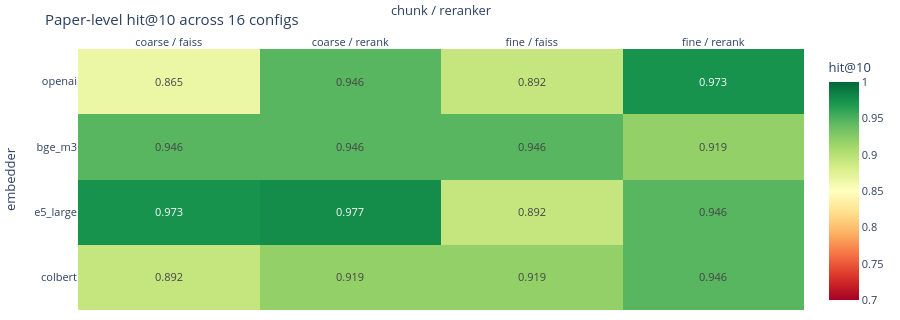

Write notebook code for a chart like this one.
### Code cell
import plotly.express as px

heatmap_fig = px.imshow(
    heatmap_grid,
    x=heatmap_cols,
    y=embedder_rows,
    color_continuous_scale="RdYlGn",
    range_color=(0.7, 1.0),
    aspect="auto",
    text_auto=".3f",
    labels=dict(x="chunk / reranker", y="embedder", color="hit@10"),
    title="Paper-level hit@10 across 16 configs",
)
heatmap_fig.update_layout(
    height=320,
    margin=dict(l=10, r=10, t=40, b=10),
    font=dict(size=11),
)
heatmap_fig.update_xaxes(side="top")
heatmap_fig

### Figure 1 — Plotly figure (JSON) as saved in the notebook; plotly's stock layout.template omitted (floating-point values rounded to 4 significant figures)
{"data": [{"coloraxis": "coloraxis", "hovertemplate": "chunk / reranker: %{x}<br>embedder: %{y}<br>hit@10: %{z}<extra></extra>", "name": "0", "texttemplate": "%{z:.3f}", "type": "heatmap", "x": ["coarse / faiss", "coarse / rerank", "fine / faiss", "fine / rerank"], "xaxis": "x", "y": ["openai", "bge_m3", "e5_large", "colbert"], "yaxis": "y", "z": [[0.8649, 0.9459, 0.8919, 0.973], [0.9459, 0.9459, 0.9459, 0.9189], [0.973, 0.9773, 0.8919, 0.9459], [0.8919, 0.9189, 0.9189, 0.9459]]}], "layout": {"coloraxis": {"cmax": 1, "cmin": 0.7, "colorbar": {"title": {"text": "hit@10"}}, "colorscale": [[0, "rgb(165,0,38)"], [0.1, "rgb(215,48,39)"], [0.2, "rgb(244,109,67)"], [0.3, "rgb(253,174,97)"], [0.4, "rgb(254,224,139)"], [0.5, "rgb(255,255,191)"], [0.6, "rgb(217,239,139)"], [0.7, "rgb(166,217,106)"], [0.8, "rgb(102,189,99)"], [0.9, "rgb(26,152,80)"], [1, "rgb(0,104,55)"]]}, "font": {"size": 11}, "height": 320, "margin": {"b": 10, "l": 10, "r": 10, "t": 40}, "title": {"text": "Paper-level hit@10 across 16 configs"}, "xaxis": {"anchor": "y", "domain": [0, 1], "side": "top", "title": {"text": "chunk / reranker"}}, "yaxis": {"anchor": "x", "autorange": "reversed", "domain": [0, 1], "title": {"text": "embedder"}}}}
